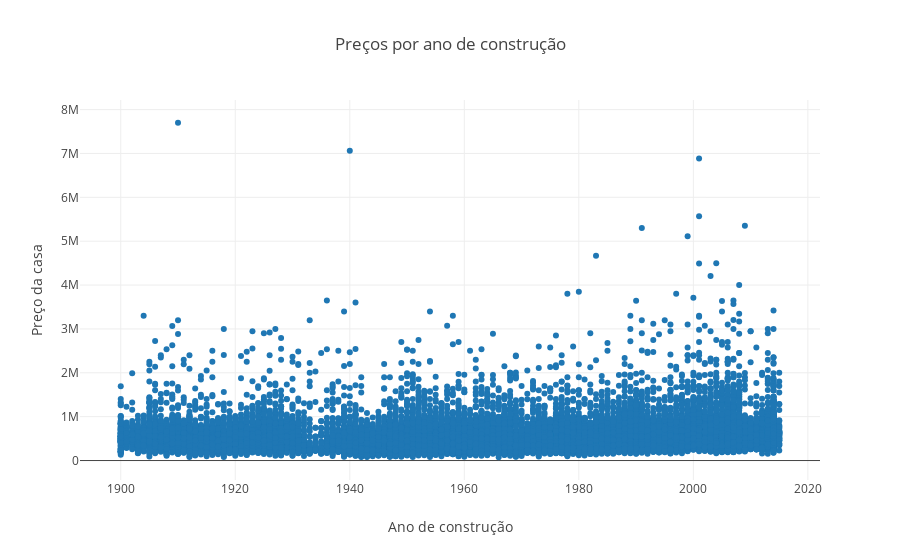

Here is the notebook cell this chart was saved with:
### Markdown cell above
### A maioria custa até 1 milhão de dólares

### Code cell
import plotly
import plotly.offline as py
import plotly.graph_objs as go
py.init_notebook_mode(connected=True)

#grafico de dispersão
trace = go.Scatter(x = df['yr_built'],
                   y = df['price'],
                   mode = 'markers')

# Armazenando gráfico em uma lista
data = [trace]
# Criando Layout
layout = go.Layout(title='Preços por ano de construção',
                   yaxis={'title':'Preço da casa'},
                   xaxis={'title': 'Ano de construção'})
# Criando figura que será exibida
fig = go.Figure(data=data, layout=layout)
# Exibindo figura/gráfico
py.iplot(fig)

### Figure 1 — Plotly figure (JSON) as saved in the notebook; plotly's stock layout.template omitted (floating-point values rounded to 4 significant figures; data arrays with more than 128 entries replaced by an {"elided": "..."} marker saying what was removed)
{"data": [{"mode": "markers", "type": "scatter", "uid": "6fe53df8-bdff-471f-9a0f-8c85d306924e", "x": {"elided": "21613 int values"}, "y": {"elided": "21613 int values"}}], "layout": {"title": "Preços por ano de construção", "xaxis": {"title": "Ano de construção"}, "yaxis": {"title": "Preço da casa"}}}
